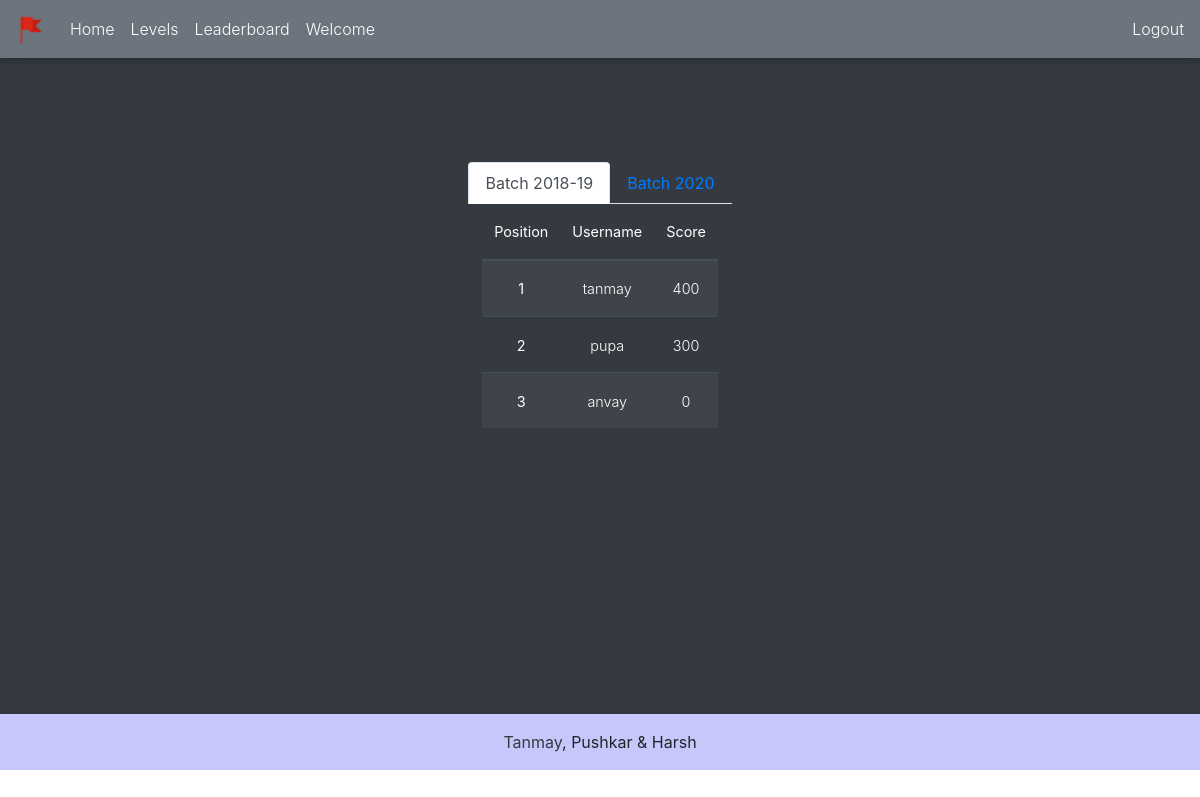
Page /board (signed in) on the committed database.
### api/models.py (models this page shows, shortened)
class Student(models.Model):
    user = models.OneToOneField(User, on_delete=models.CASCADE)
    roll_number = models.IntegerField(unique=True)
    code = models.CharField(max_length=100, null = True, blank=True)
    time_stamp = models.DateTimeField(auto_now_add=True, null=True, blank=True)
    position=models.IntegerField(null=True, blank=True, default=-1)
    score = models.IntegerField(default=0)
    current_level = models.ForeignKey(Level, on_delete=models.CASCADE)
    finish = models.IntegerField(default=0)
    first_year = models.BooleanField(default=False)

### api/views.py (the view)
# urls.py: path('board', LeaderboardView.as_view(), name="board"),
class LeaderboardView(TemplateView):
    template_name="api/leaderboard.html"
    def get_context_data(self, **kwargs):
        context = super(LeaderboardView, self).get_context_data(**kwargs)
        seniors = list(Student.objects.filter(first_year=False).order_by('-score', 'time_stamp'))
        juniors = list(Student.objects.filter(first_year=True).order_by('-score', 'time_stamp'))
        for i in range(len(seniors)):
            seniors[i].position=i+1
        for i in range(len(juniors)):
            juniors[i].position=i+1
        context['seniors']=seniors
        context['juniors']=juniors
        return context

### api/templates/api/leaderboard.html (shortened to what this page needs)
{% extends "api/base.html" %}
{% load static %}
{% block main %}
    <header class="masthead bg-dark text-white text-center" style="width:100%; min-height:82vh">
        <div class="container d-flex align-items-center flex-column">
            <ul class="nav nav-tabs" role="tablist" id="member-list">
                <li class="nav-item">
                    <a class="nav-link active" data-toggle="tab" href="#seniors" role="tab">Batch 2018-19</a>
                </li>
                <li class="nav-item">
                    <a class="nav-link" data-toggle="tab" href="#juniors" role="tab">Batch 2020</a>
                </li>
            </ul>
            <div class="tab-content">
                <div class="tab-pane active" id="seniors" role="tabpanel">
                    <table class="table table-striped table-dark">
                      <thead>
                        <tr>
                          <th scope="col">Position</th>
                          <th scope="col">Username</th>
                          <th scope="col">Score</th>
                        </tr>
                      </thead>
                      <tbody>
                          {% for student in seniors %}
                          {% if student.position != -1 %}
                          <tr>
                            <th scope="row">{{student.position}}</th>
                            <td>{{student.user.username}}</td>
                            <td>{{student.score}}</td>
                          </tr>
                          {% endif %}
                          {% endfor %}
                      </tbody>
                    </table>
                </div>
            </div>
        </div>
    </header>
{% endblock %}

### static/css/master.css (style rules this page uses)
body { background-color:#e9ecef; overflow-y: scroll; overflow-x: hidden; }

### rows in the picture
Student: position "1", user.username "tanmay", score "400"
Student: position "2", user.username "pupa", score "300"
Student: position "3", user.username "anvay", score "0"
